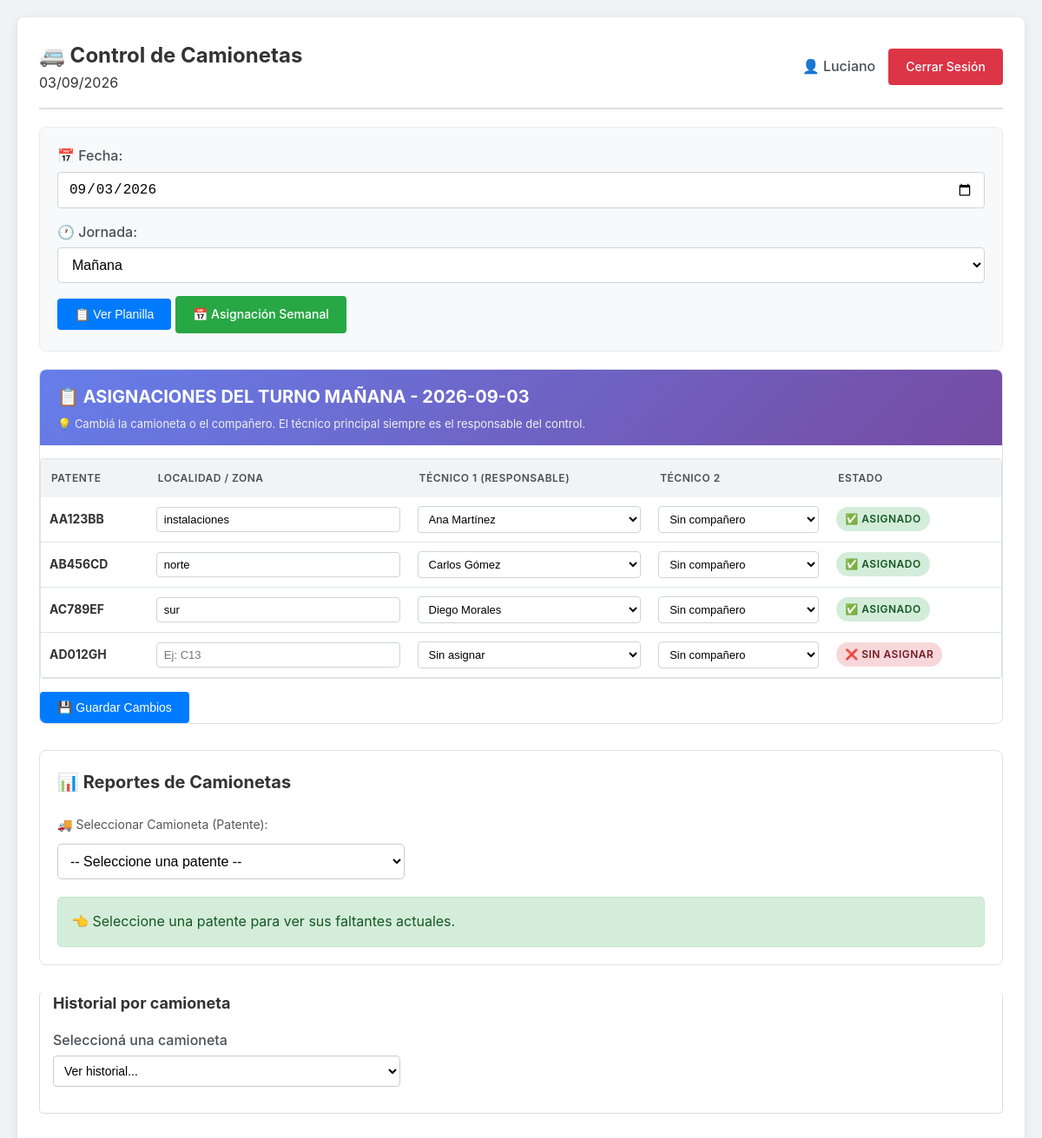
Page /admin (signed in) on the committed database.
### tables this page shows
CREATE TABLE camionetas (
            id INTEGER PRIMARY KEY AUTOINCREMENT,
            patente TEXT UNIQUE NOT NULL,
            activa INTEGER DEFAULT 1
        );

CREATE TABLE asignaciones (
            id INTEGER PRIMARY KEY AUTOINCREMENT,
            camioneta_id INTEGER,
            tecnico_id INTEGER,
            tecnico2_id INTEGER,
            fecha TEXT NOT NULL,
            jornada TEXT NOT NULL,
            estado TEXT DEFAULT 'PENDIENTE',
            zona TEXT,
            FOREIGN KEY (camioneta_id) REFERENCES camionetas(id),
            FOREIGN KEY (tecnico_id) REFERENCES usuarios(id),
            FOREIGN KEY (tecnico2_id) REFERENCES usuarios(id)
        );

### app.py (the view)
@app.route('/admin')
def admin():
    if 'usuario_id' not in session or session.get('rol') != 'admin':
        return redirect(url_for('login'))
    fecha_seleccionada = request.args.get('fecha', datetime.now().strftime('%Y-%m-%d'))
    jornada_seleccionada = request.args.get('jornada', 'mañana')
    fecha_actual = datetime.now().strftime('%d/%m/%Y')
    conexion = get_db()
    try:
        tecnicos = obtener_tecnicos()
        camionetas = obtener_camionetas()
        asignaciones_actuales = conexion.execute('''
            SELECT a.id as asignacion_id, a.camioneta_id, a.tecnico_id, a.tecnico2_id, a.zona,
                   c.patente as camioneta_patente
            FROM asignaciones a
            LEFT JOIN camionetas c ON a.camioneta_id = c.id
            WHERE a.fecha = ? AND a.jornada = ?
        ''', (fecha_seleccionada, jornada_seleccionada)).fetchall()
        asignaciones_por_camioneta = {}
        for a in asignaciones_actuales:
            asignaciones_por_camioneta[a['camioneta_id']] = {
                'asignacion_id': a['asignacion_id'],
                'tecnico_id': a['tecnico_id'],
                'tecnico2_id': a['tecnico2_id'],
                'zona': a['zona'] or ''
            }
        try:
            reportes = conexion.execute('''
                SELECT
                    r.id, r.tipo, r.elemento, r.estado, r.descripcion, r.fecha_hora,
                    r.fecha_resolucion, r.comentario_resolucion, r.resuelto_por,
                    COALESCE(cam.patente, 'SIN ASIGNAR') as patente,
                    COALESCE(u.nombre, 'TÉCNICO DESCONOCIDO') as tecnico_nombre
                FROM reportes r
                LEFT JOIN controles co ON r.control_id = co.id
                LEFT JOIN asignaciones a ON co.asignacion_id = a.id
                LEFT JOIN camionetas cam ON a.camioneta_id = cam.id
                LEFT JOIN usuarios u ON a.tecnico_id = u.id
                ORDER BY r.fecha_hora DESC
            ''').fetchall()
            reportes_por_patente = {}
            for reporte in reportes:
                patente = reporte['patente']
                if patente not in reportes_por_patente:
                    reportes_por_patente[patente] = []
                reportes_por_patente[patente].append(dict(reporte))
            patentes_con_reportes = sorted(reportes_por_patente.keys())
            faltantes_por_patente = {}
            for patente, registros in reportes_por_patente.items():
                dedupe = {}
                for r in registros:
                    if r['estado'] in ['FALLA', 'FALTANTE', 'OBSERVACION']:
                        if r['elemento'] not in dedupe:
                            dedupe[r['elemento']] = r
                faltantes_por_patente[patente] = list(dedupe.values())
        except sqlite3.OperationalError:
            reportes_por_patente = {}
            patentes_con_reportes = []
            faltantes_por_patente = {}
    finally:
        conexion.close()
    mensaje = request.args.get('mensaje', '')
    error = request.args.get('error', '')
    planilla = []
    for camioneta in camionetas:
        info = asignaciones_por_camioneta.get(camioneta['id'], {
            'asignacion_id': None,
            'tecnico_id': None,
            'tecnico2_id': None,
            'zona': ''
        })
        planilla.append({
            'camioneta_id': camioneta['id'],
            'camioneta_patente': camioneta['patente'],
            'asignacion_id': info['asignacion_id'],
            'tecnico_id': info['tecnico_id'],
            'tecnico2_id': info['tecnico2_id'],
            'zona': info['zona']
        })
    return render_template('admin.html',
                         camionetas=camionetas,
                         tecnicos=tecnicos,
                         planilla=planilla,
                         reportes=reportes,
                         reportes_por_patente=reportes_por_patente,
                         faltantes_por_patente=faltantes_por_patente,
                         patentes_con_reportes=patentes_con_reportes,
                         fecha_seleccionada=fecha_seleccionada,
                         jornada_seleccionada=jornada_seleccionada,
                         fecha_actual=fecha_actual,
                         mensaje=mensaje,
                         error=error)

### app.py (called while the page is built)
@app.before_request
def limpiar_redirecciones():
    if 'usuario_id' in session:
        rol = session.get('rol')
        if rol == 'admin' and request.path == '/tecnico':
            return redirect(url_for('admin'))
        if rol == 'jefe' and request.path in ['/tecnico', '/admin']:
            return redirect(url_for('jefe'))
        if rol == 'tecnico' and request.path in ['/admin', '/jefe']:
            return redirect(url_for('tecnico'))

def conectar_db():
    return sqlite3.connect(str(DATABASE))

def get_db():
    conexion = conectar_db()
    conexion.row_factory = sqlite3.Row
    return conexion

def obtener_tecnicos():
    conexion = get_db()
    tecnicos = conexion.execute('''
        SELECT id, nombre FROM usuarios
        WHERE rol = 'tecnico' AND activo = 1 ORDER BY nombre
    ''').fetchall()
    conexion.close()
    return tecnicos

def obtener_camionetas():
    conexion = get_db()
    camionetas = conexion.execute('''
        SELECT id, patente FROM camionetas
        WHERE activa = 1 ORDER BY patente
    ''').fetchall()
    conexion.close()
    return camionetas

### templates/admin.html (shortened to what this page needs)
<!DOCTYPE html>
<html lang="es">
<head>
    <link rel="stylesheet" href="{{ url_for('static', filename='css/style.css') }}">
</head>
<body>
    <div class="container">
        <header>
            <div class="header-left">
                <h1>🚐 Control de Camionetas</h1>
                <span class="fecha-actual">{{ fecha_actual }}</span>
            </div>
            <div class="user-info">
                <span>👤 {{ session.nombre }}</span>
                <a href="{{ url_for('logout') }}" class="btn btn-danger">Cerrar Sesión</a>
            </div>
        </header>
        <div class="jornada-selector">
            <form method="GET" action="{{ url_for('admin') }}">
                <div class="form-group">
                    <label for="fecha">📅 Fecha:</label>
                    <input type="date" id="fecha" name="fecha" value="{{ fecha_seleccionada }}" required>
                </div>
                <div class="form-group">
                    <label for="jornada">🕐 Jornada:</label>
                    <select id="jornada" name="jornada">
                        <option value="mañana" {% if jornada_seleccionada == 'mañana' %}selected{% endif %}>Mañana</option>
                    </select>
                </div>
                <button type="submit" class="btn btn-primary">📋 Ver Planilla</button>
                <a href="{{ url_for('asignacion_semanal') }}" class="btn btn-success">📅 Asignación Semanal</a>
            </form>
        </div>
        <div class="planilla-container">
            <div class="planilla-header">
                <h2>📋 ASIGNACIONES DEL TURNO {{ jornada_seleccionada|upper }} - {{ fecha_seleccionada }}</h2>
                <p>💡 Cambiá la camioneta o el compañero. El técnico principal siempre es el responsable del control.</p>
            </div>
            <form method="POST" action="{{ url_for('guardar_planilla') }}" id="form-planilla">
                <div class="table-responsive">
                    <table class="table-planilla">
                        <thead>
                            <tr>
                                <th>PATENTE</th>
                                <th>LOCALIDAD / ZONA</th>
                                <th>TÉCNICO 1 (Responsable)</th>
                                <th>TÉCNICO 2</th>
                                <th>ESTADO</th>
                            </tr>
                        </thead>
                        <tbody>
                            {% for fila in planilla %}
                            <tr class="fila-asignacion">
                                <td>
                                    <strong>{{ fila.camioneta_patente }}</strong>
                                </td>
                                <td>
                                    <input type="text" name="zona_{{ fila.camioneta_id }}" value="{{ fila.zona or '' }}" placeholder="Ej: C13">
                                </td>
                                <td>
                                    <select name="tecnico_{{ fila.camioneta_id }}" class="tecnico-select">
                                        <option value="">Sin asignar</option>
                                        {% for tecnico in tecnicos %}
                                            <option value="{{ tecnico.id }}"
                                                {% if tecnico.id == fila.tecnico_id %}selected{% endif %}>
                                                {{ tecnico.nombre }}
                                            </option>
                                        {% endfor %}
                                    </select>
                                </td>
                                <td>
                                    <select name="tecnico2_{{ fila.camioneta_id }}" class="tecnico2-select">
                                        <option value="">Sin compañero</option>
                                    </select>
                                </td>
                                <td>
                                    {% if fila.tecnico_id %}
                                        <span class="badge badge-success">✅ ASIGNADO</span>
                                    {% else %}
                                        <span class="badge badge-danger">❌ SIN ASIGNAR</span>
                                    {% endif %}
                                </td>
                            </tr>
                            {% endfor %}
                        </tbody>
                    </table>
                </div>
                <button type="submit" class="btn btn-primary">💾 Guardar Cambios</button>
            </form>
        </div>
        <div class="reportes-section">
            <h2>📊 Reportes de Camionetas</h2>
            <label for="selector-patente">🚚 Seleccionar Camioneta (Patente):</label>
            <br>
            <select id="selector-patente" class="patente-selector" onchange="mostrarDetallesPatente()">
                <option value="">-- Seleccione una patente --</option>
            </select>
            <div id="contenedor-faltantes" class="alerta-ok">
                👈 Seleccione una patente para ver sus faltantes actuales.
            </div>
        </div>
        <section class="panel">
            <h2>Historial por camioneta</h2>
            <div class="form-group">
                <label>Seleccioná una camioneta</label>
                <select onchange="if(this.value) window.location='/historial-camioneta/'+this.value">
                    <option value="">Ver historial...</option>
                </select>
            </div>
        </section>
    </div>
</body>
</html>

### static/css/style.css (style rules this page uses)
* { margin: 0; padding: 0; box-sizing: border-box; }
body { font-family: -apple-system, BlinkMacSystemFont, 'Segoe UI', Roboto, Oxygen, Ubuntu, sans-serif; background-color: #f0f2f5; color: #333; line-height: 1.6; padding: 20px; min-height: 100vh; }
.container { max-width: 1200px; margin: 0 auto; background: white; padding: 25px; border-radius: 8px; box-shadow: 0 2px 10px rgba(0,0,0,0.1); }
header { display: flex; justify-content: space-between; align-items: center; padding-bottom: 15px; border-bottom: 2px solid #e0e0e0; margin-bottom: 20px; flex-wrap: wrap; gap: 10px; }
header h1 { font-size: 24px; color: #333; }
.user-info { display: flex; align-items: center; gap: 15px; flex-wrap: wrap; }
.user-info span { font-weight: 500; color: #495057; }
.btn { display: inline-block; padding: 10px 20px; border: none; border-radius: 4px; font-size: 14px; font-weight: 500; cursor: pointer; text-decoration: none; text-align: center; transition: all 0.3s ease; }
.btn-primary { background-color: #007bff; color: white; }
.btn-success { background-color: #28a745; color: white; }
.btn-danger { background-color: #dc3545; color: white; }
.form-group { margin-bottom: 15px; }
.form-group label { display: block; margin-bottom: 5px; font-weight: 500; color: #495057; }
.form-group input, .form-group select, .form-group textarea { width: 100%; padding: 10px 12px; border: 1px solid #ced4da; border-radius: 4px; font-size: 16px; transition: border-color 0.3s ease; background: white; }
.table-responsive { overflow-x: auto; margin: 15px 0; border-radius: 4px; border: 1px solid #dee2e6; }
.badge { display: inline-block; padding: 4px 10px; border-radius: 20px; font-size: 12px; font-weight: 600; text-transform: uppercase; letter-spacing: 0.5px; }
.badge-success { background-color: #d4edda; color: #155724; }
.badge-danger { background-color: #f8d7da; color: #721c24; }
section { margin: 30px 0; padding: 20px 0; border-top: 1px solid #e9ecef; }
section:first-of-type { border-top: none; padding-top: 0; }
section h2 { margin-bottom: 20px; color: #333; font-size: 22px; }
.jornada-selector { background: #f8f9fa; padding: 20px; border-radius: 8px; margin: 20px 0; border: 1px solid #e9ecef; }
.jornada-selector .form-group { flex: 1; min-width: 150px; }
.planilla-container { background: white; border-radius: 8px; border: 1px solid #dee2e6; overflow: hidden; margin: 20px 0; }
.planilla-header { background: linear-gradient(135deg, #667eea 0%, #764ba2 100%); color: white; padding: 15px 20px; display: flex; justify-content: space-between; align-items: center; flex-wrap: wrap; }
.planilla-header h2 { margin: 0; font-size: 20px; }
.table-planilla { font-size: 14px; }
.table-planilla thead th { background: #f1f3f5; font-weight: 600; text-transform: uppercase; font-size: 12px; letter-spacing: 0.5px; color: #495057; }
.fila-asignacion { transition: background-color 0.2s; }
.reportes-section { margin: 30px 0; padding: 20px; background: white; border-radius: 8px; border: 1px solid #dee2e6; }
.planilla-header p { font-size: 13px; margin: 5px 0 0 0; color: #f0f0f0; }
.table-planilla { font-size: 14px; width: 100%; border-collapse: collapse; }
.table-planilla thead th { background: #f1f3f5; font-weight: 600; text-transform: uppercase; font-size: 12px; letter-spacing: 0.5px; color: #495057; padding: 12px; text-align: left; }
.table-planilla td { padding: 10px; border-bottom: 1px solid #dee2e6; vertical-align: middle; }
.table-planilla input[type="text"], .table-planilla select { width: 100%; padding: 6px 8px; border: 1px solid #ced4da; border-radius: 4px; font-size: 13px; background: white; }
.reportes-section h2 { margin: 0 0 20px 0; font-size: 20px; color: #333; }
.reportes-section label { font-size: 14px; color: #555; }
.patente-selector { width: 100%; max-width: 400px; padding: 10px; margin: 10px 0 20px 0; border-radius: 5px; border: 1px solid #ccc; font-size: 16px; background-color: white; }
.alerta-ok { background-color: #d4edda; border: 1px solid #c3e6cb; color: #155724; padding: 15px; border-radius: 5px; }
.panel { padding: 15px; margin-top: 20px; border: 1px solid #ddd; border-radius: 5px; background-color: white; }
.panel h2 { margin: 0 0 15px 0; font-size: 18px; color: #333; }
.panel select { padding: 8px; border: 1px solid #ccc; border-radius: 4px; font-size: 14px; width: 100%; max-width: 400px; }

### rows in the picture
camionetas: camioneta_patente "AA123BB"
asignaciones: zona "instalaciones"
camionetas: camioneta_patente "AB456CD"
asignaciones: zona "norte"
camionetas: camioneta_patente "AC789EF"
asignaciones: zona "sur"
camionetas: camioneta_patente "AD012GH", shows "❌ SIN ASIGNAR"

### other values in the picture
{{ session.nombre }} "Luciano"
{{ jornada_seleccionada|upper }} "MAÑANA"
{{ fecha_seleccionada }} "2026-09-03"
form field value "Ana Martínez"
form field value "Carlos Gómez"
form field value "Diego Morales"
